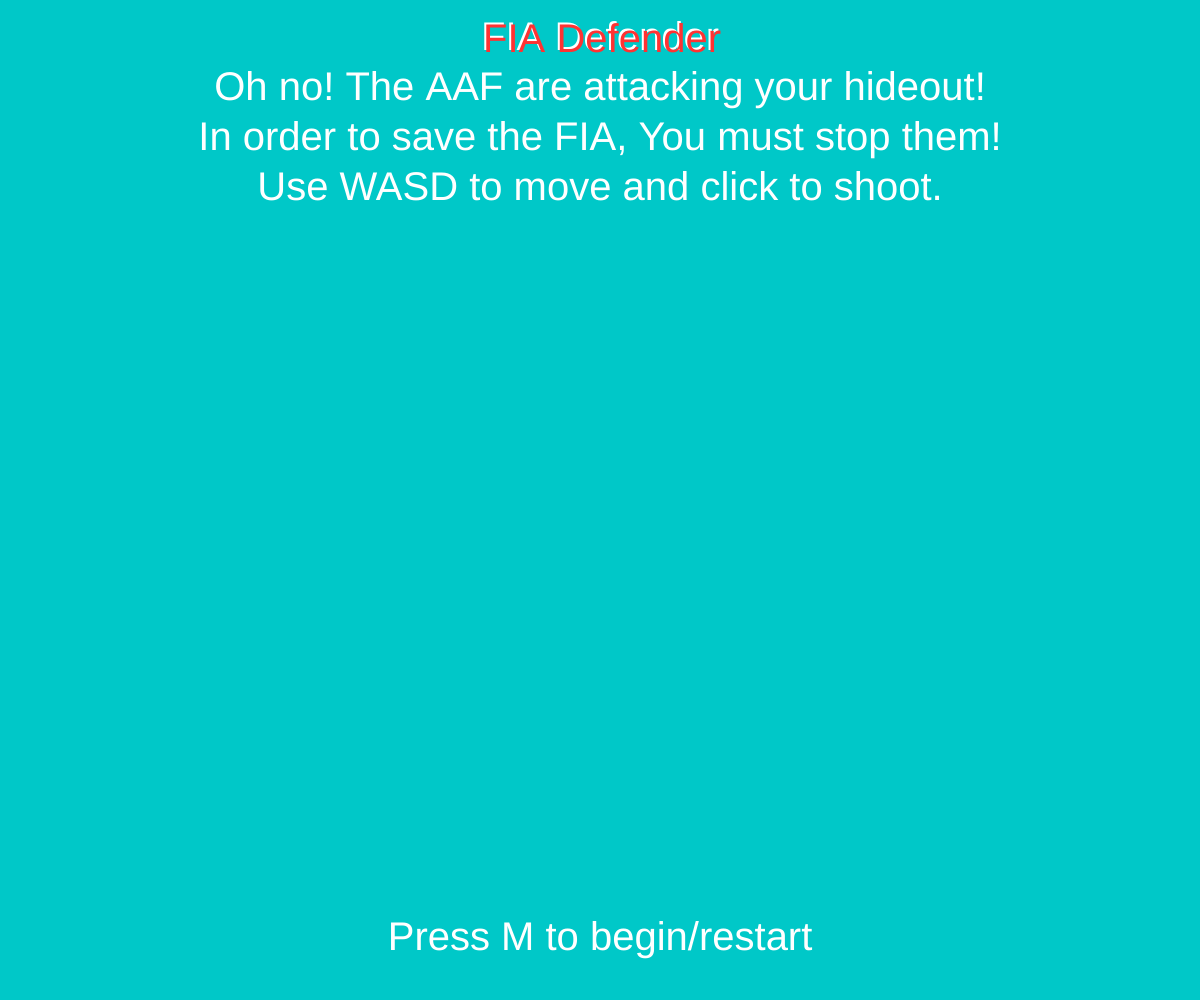
Frame 1 (no input)
Frame 60 (no input): identical to frame 1, image omitted
Frame 120 (the mouse pressed at the canvas centre since frame 60): identical to frame 1, image omitted

The p5.js sketch that drew this single still picture (run headless with seeded random() and noise() and a simulated clock; from frame 60 on, the mouse is pressed at the canvas centre):

// p5.js sketch
// ── sketch.js
// Interactive Scene Project
// Therrill Strongarm
// September 11, 2019
//
// Extra for Experts:
// - describe what you did to take this project "above and beyond"

class Vector2
{
  constructor(x, y)
  {
    this.x = x;
    this.y = y;
  }

  add(vector)
  {
    return new Vector2(this.x + vector.x, this.y + vector.y);
  }

  magnitude()
  {
    return Math.sqrt((this.x * this.x) + (this.y * this.y));
  }

  normalize()
  {
    let mag = this.magnitude();

    this.x /= mag;
    this.y /= mag;
  }
}

class Projectile
{
  constructor(position, velocity, radius)
  {
    this.position = position;
    this.velocity = velocity;
    this.radius = radius;
  }

  update() 
  {
    this.position = this.position.add(this.velocity);
    this.render();

    return (this.position.x < 0 || this.position.y < 0 || this.position.x > windowWidth || this.position.y > windowHeight);
  }

  render() 
  {
    fill(0);
    ellipse(this.position.x, this.position.y, this.radius * 2);
  }
}

let playerX;
let playerY;
let playerSize = 50;
let gameStarted;
let playerHealth;
let wave;

let bulletX;
let bulletY;

let proj = new Array();

function setup() {
  createCanvas(windowWidth, windowHeight);
  background(0, 200, 200);
  playerX = windowWidth/2;
  playerY = windowHeight/2;
  proj.push(new Projectile(new Vector2(0,0), new Vector2(1,1), 20));
}

function drawTitleScreen() {
  background(0, 200, 200);
  textSize(40);
  noStroke();
  fill(255);

  textAlign(CENTER);
  text("FIA Defender", windowWidth/2, 50);
  fill(255, 50, 50);
  text("FIA Defender", windowWidth/2 + 2, 52);
  fill(255);

  text("Oh no! The AAF are attacking your hideout!", windowWidth/2, 100);
  text("In order to save the FIA, You must stop them!", windowWidth/2, 150);
  text("Use WASD to move and click to shoot.", windowWidth/2, 200)

  text("Press M to begin/restart", windowWidth/2, windowHeight - windowHeight/20);
}

function startGame() {
  playerX = windowWidth/2;
  playerY = windowHeight/2;

  wave = 2;
  playerHealth = 100;
  gameStarted = true;
}

function drawGame() {
  background(200);

  for (let i = 0; i < proj.length; i++)
  {
    proj[i].update();
  }
  
  playerMovement();
  
  fill(0);
  noStroke();
  ellipse(playerX, playerY, playerSize, playerSize);
}

function drawHUD() {
  textSize(20);
  if (playerHealth >= 70) {
    fill(0);
    text("Player Health: ", windowWidth/20, 20)
    fill(0, 200, 0);
    text(playerHealth, windowWidth/20 + 80, 20)
  }
  if (playerHealth < 70 && playerHealth >= 30) {
    fill(0);
    text("Player Health: ", windowWidth/20, 20)
    fill(255,69,0);
    text(playerHealth, windowWidth/20 + 80, 20)
  }
  if (playerHealth < 30) {
    fill(0);
    text("Player Health: ", windowWidth/15, 20)
    fill(255, 0, 0);
    text(playerHealth, windowWidth/20 + 80, 20)
  }
  fill(0);
  text("Wave: " + wave, windowWidth/20 + 150, 20)
}

function draw() {
  if (gameStarted === true) {
    drawGame();
    fireGun();
    drawHUD();
  }
  else {
    drawTitleScreen();
  }
}

function windowResized() {
  resizeCanvas(windowWidth, windowHeight);
}


function playerMovement() {
  if (keyIsPressed) {
    if(keyIsDown(87)) { // w
      if (playerY > 0 + playerSize/2) {
        if (keyIsDown(68) || keyIsDown(65)) {
          playerY -= 4;
        }
        else {
          playerY -= 5;
        }
      }
    }
    if(keyIsDown(83)) { // s
      if (playerY < windowHeight - playerSize/2) {
        if (keyIsDown(68) || keyIsDown(65)) {
          playerY += 4;
        }
        else {
          playerY += 5;
        }
      }
    }
    if(keyIsDown(68)) { // d
      if (playerX < windowWidth - playerSize/2) {
        if (keyIsDown(87) || keyIsDown(83)) {
          playerX += 4;
        }
        else {
          playerX += 5;
        }
      }
    }
    if(keyIsDown(65)) { // a
      if (playerX > 0 + playerSize/2) {
        if (keyIsDown(87) || keyIsDown(83)) {
          playerX -= 4;
        }
        else {
          playerX -= 5;
        }
      }
    }
  }
}

function keyPressed() {
  if (keyCode === 77) { // m
    startGame();
    print("Your Mome");
  }
}

function fireGun() {
  ellipse(bulletX, bulletY, 20, 20);
  console.log(bulletX, bulletY);
  if (bulletY <= height) {
    bulletY -= 5;
  }
}

function mouseClicked() {
  proj.push(new Projectile(new Vector2(playerX,playerY), new Vector2(mouseX-playerX,mouseY-playerY), 20));
}
